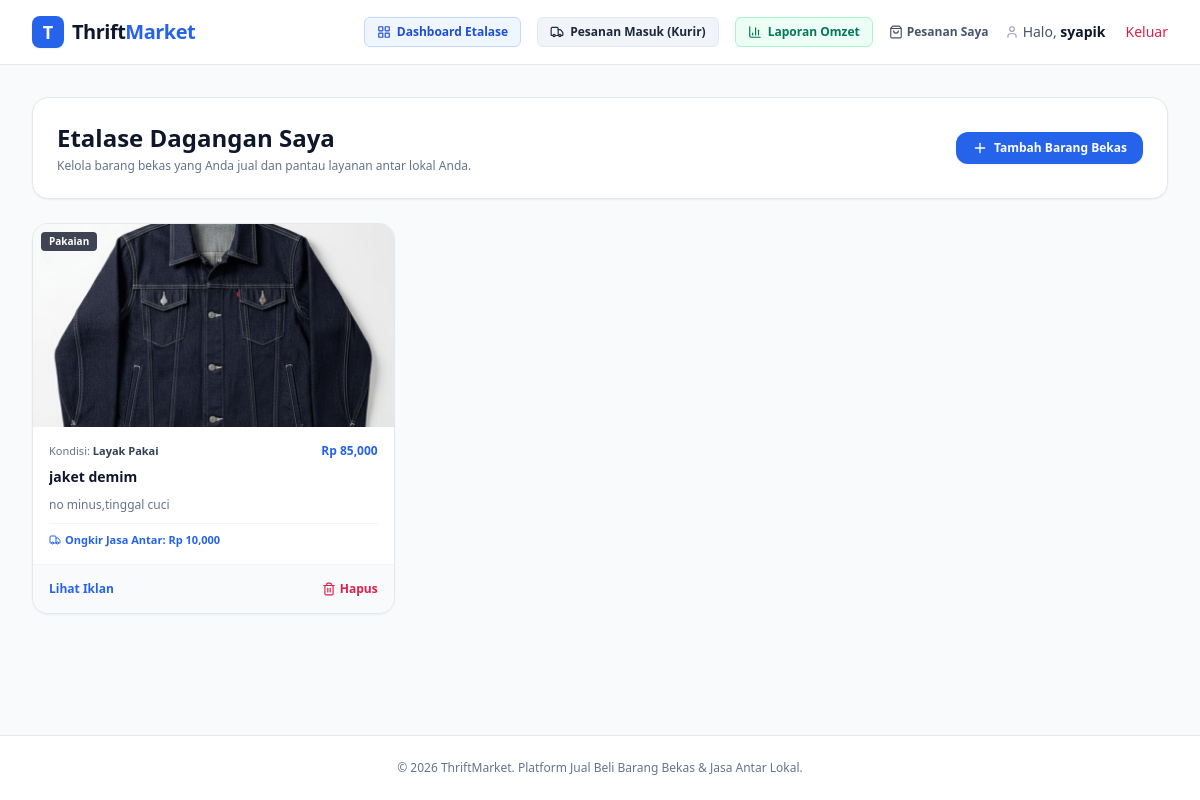
The app's page /seller/dashboard (signed in) with its own data.
### app/models/user.py (models this page shows, shortened)
class User(UserMixin, db.Model):
    __tablename__ = "users"
    id = db.Column(db.Integer, primary_key=True)
    name = db.Column(db.String(100), nullable=False)
    email = db.Column(db.String(120), unique=True, nullable=False, index=True)
    password_hash = db.Column(db.String(255), nullable=False)
    role = db.Column(db.String(20), default="buyer", nullable=False)  # 'buyer', 'seller', 'admin'
    phone = db.Column(db.String(20), nullable=True)
    address = db.Column(db.Text, nullable=True)
    created_at = db.Column(db.DateTime, default=datetime.utcnow)
    products = db.relationship("Product", backref="seller", lazy="dynamic", cascade="all, delete-orphan")
    orders_placed = db.relationship("Order", foreign_keys="Order.buyer_id", backref="buyer", lazy="dynamic")
    orders_received = db.relationship("Order", foreign_keys="Order.seller_id", backref="seller", lazy="dynamic")
    @property
    def is_seller(self):
        return self.role in ["seller", "admin"]

### app/models/product.py (models this page shows)
class Product(db.Model):
    __tablename__ = "products"
    id = db.Column(db.Integer, primary_key=True)
    seller_id = db.Column(db.Integer, db.ForeignKey("users.id"), nullable=False)
    title = db.Column(db.String(150), nullable=False, index=True)
    description = db.Column(db.Text, nullable=False)
    price = db.Column(db.Integer, nullable=False)  # Disimpan dalam satuan Rupiah integer
    condition = db.Column(db.String(50), nullable=False)  # Contoh: "Seperti Baru (9.5/10)", "Bekas Normal (8/10)"
    category = db.Column(db.String(50), nullable=False, index=True)
    image_filename = db.Column(db.String(255), default="default_product.jpg")
    is_sold = db.Column(db.Boolean, default=False, nullable=False)
    offers_delivery = db.Column(db.Boolean, default=True, nullable=False)
    delivery_fee = db.Column(db.Integer, default=0, nullable=False)  # Ongkos kirim jika ditangani penjual
    created_at = db.Column(db.DateTime, default=datetime.utcnow)

### app/routes/seller.py (the view)
@seller_bp.route("/dashboard")
@login_required
def dashboard():
    if not current_user.is_seller:
        flash("Akses hanya untuk akun penjual.", "danger")
        return redirect(url_for("marketplace.index"))
    products = Product.query.filter_by(seller_id=current_user.id).order_by(Product.created_at.desc()).all()
    return render_template("seller/dashboard.html", products=products)

### app/templates/seller/dashboard.html (shortened to what this page needs)
{% extends 'base.html' %}
{% block content %}
<div class="space-y-6">
    <div class="flex flex-col sm:flex-row justify-between items-start sm:items-center bg-white p-6 rounded-2xl border border-slate-200 shadow-sm gap-4">
        <div>
            <h1 class="text-2xl font-bold text-slate-900">Etalase Dagangan Saya</h1>
            <p class="text-xs text-slate-500 mt-1">Kelola barang bekas yang Anda jual dan pantau layanan antar lokal Anda.</p>
        </div>
        <div class="flex items-center gap-3">
            <a href="{{ url_for('seller.create_product') }}" class="px-4 py-2 bg-blue-600 hover:bg-blue-700 text-white text-xs font-bold rounded-xl shadow-sm transition inline-flex items-center gap-1.5">
                <i data-lucide="plus" class="w-4 h-4"></i> Tambah Barang Bekas
            </a>
        </div>
    </div>
    {% if products %}
        <div class="grid grid-cols-1 sm:grid-cols-2 lg:grid-cols-3 gap-6">
            {% for p in products %}
            <div class="bg-white rounded-2xl border border-slate-200 overflow-hidden shadow-sm flex flex-col justify-between">
                <div>
                    <div class="aspect-video bg-slate-100 overflow-hidden relative">
                        <img src="{{ url_for('static', filename='uploads/' + p.image_filename) }}"
                             alt="{{ p.title }}"
                             onerror="this.src='https://placehold.co/400x300?text=No+Photo'"
                             class="w-full h-full object-cover">
                        <span class="absolute top-2 left-2 bg-slate-900/80 text-white text-[10px] font-bold px-2 py-0.5 rounded backdrop-blur-sm">
                            {{ p.category }}
                        </span>
                    </div>
                    <div class="p-4 space-y-2">
                        <div class="flex items-center justify-between">
                            <span class="text-[11px] font-medium text-slate-500">Kondisi: <b class="text-slate-700">{{ p.condition }}</b></span>
                            <span class="text-xs font-bold text-blue-600">Rp {{ "{:,}".format(p.price) }}</span>
                        </div>
                        <h3 class="font-bold text-slate-900 text-sm line-clamp-1">{{ p.title }}</h3>
                        <p class="text-xs text-slate-500 line-clamp-2 leading-relaxed">{{ p.description }}</p>
                        <div class="pt-2 border-t border-slate-100 text-[11px]">
                            {% if p.offers_delivery %}
                                <span class="text-blue-600 font-semibold flex items-center gap-1">
                                    <i data-lucide="truck" class="w-3 h-3"></i> Ongkir Jasa Antar: Rp {{ "{:,}".format(p.delivery_fee) }}
                                </span>
                            {% else %}
                                <span class="text-slate-400 flex items-center gap-1">
                                    <i data-lucide="map-pin" class="w-3 h-3"></i> Hanya Ambil Sendiri
                                </span>
                            {% endif %}
                        </div>
                    </div>
                </div>
                <div class="p-4 bg-slate-50 border-t border-slate-100 flex items-center justify-between">
                    <a href="{{ url_for('marketplace.product_detail', product_id=p.id) }}" class="text-xs font-bold text-blue-600 hover:underline">
                        Lihat Iklan
                    </a>
                    <form method="POST" action="{{ url_for('seller.delete_product', product_id=p.id) }}" onsubmit="return confirm('Apakah Anda yakin ingin menghapus barang ini?');">
                        <button type="submit" class="text-xs font-bold text-rose-600 hover:text-rose-700 flex items-center gap-1">
                            <i data-lucide="trash-2" class="w-3.5 h-3.5"></i> Hapus
                        </button>
                    </form>
                </div>
            </div>
            {% endfor %}
        </div>
    {% endif %}
</div>
{% endblock %}

### app/templates/base.html (shortened to what this page needs)
<!DOCTYPE html>
<html lang="id" class="h-full bg-slate-50">
<head>
    <script src="https://cdn.tailwindcss.com"></script>
</head>
<body class="flex flex-col min-h-full font-sans antialiased text-slate-800 bg-slate-50">
    <header class="sticky top-0 z-50 bg-white/90 backdrop-blur-md border-b border-slate-200">
        <div class="max-w-7xl mx-auto px-4 sm:px-6 lg:px-8 h-16 flex items-center justify-between gap-4">
            <a href="{{ url_for('marketplace.index') }}" class="flex items-center gap-2">
                <span class="w-8 h-8 rounded-lg bg-blue-600 text-white flex items-center justify-center font-bold text-lg shadow-sm">T</span>
                <span class="font-extrabold text-xl tracking-tight text-slate-900">Thrift<span class="text-blue-600">Market</span></span>
            </a>
            <nav class="flex items-center gap-3 sm:gap-4">
                {% if current_user.is_authenticated %}
                    {% if current_user.is_seller %}
                        <a href="{{ url_for('seller.dashboard') }}" class="inline-flex items-center gap-1.5 px-3 py-1.5 rounded-md text-xs font-semibold bg-blue-50 text-blue-700 border border-blue-200 hover:bg-blue-100 transition">
                            <i data-lucide="layout-grid" class="w-3.5 h-3.5"></i> Dashboard Etalase
                        </a>
                        <a href="{{ url_for('order.seller_orders') }}" class="inline-flex items-center gap-1.5 px-3 py-1.5 rounded-md text-xs font-semibold bg-slate-100 text-slate-800 border border-slate-200 hover:bg-slate-200 transition">
                            <i data-lucide="truck" class="w-3.5 h-3.5"></i> Pesanan Masuk (Kurir)
                        </a>
                        <a href="{{ url_for('seller.reports') }}" class="inline-flex items-center gap-1.5 px-3 py-1.5 rounded-md text-xs font-semibold bg-emerald-50 text-emerald-700 border border-emerald-200 hover:bg-emerald-100 transition">
                            <i data-lucide="bar-chart-3" class="w-3.5 h-3.5"></i> Laporan Omzet
                        </a>
                    {% endif %}
                    <a href="{{ url_for('order.my_orders') }}" class="text-xs font-semibold text-slate-600 hover:text-blue-600 transition flex items-center gap-1">
                        <i data-lucide="shopping-bag" class="w-3.5 h-3.5"></i> Pesanan Saya
                    </a>
                    <a href="{{ url_for('auth.profile') }}" class="text-xs sm:text-sm font-medium text-slate-600 hover:text-blue-600 transition flex items-center gap-1">
                        <i data-lucide="user" class="w-3.5 h-3.5 text-slate-400"></i>
                        <span>Halo, <b class="text-slate-900">{{ current_user.name }}</b></span>
                    </a>
                    <a href="{{ url_for('auth.logout') }}" class="text-xs sm:text-sm text-rose-600 hover:text-rose-700 font-medium ml-1">Keluar</a>
                {% else %}
                    <a href="{{ url_for('auth.login') }}" class="text-sm font-semibold text-slate-700 hover:text-blue-600 transition">Masuk</a>
                    <a href="{{ url_for('auth.register') }}" class="text-sm font-semibold bg-blue-600 text-white px-4 py-2 rounded-lg hover:bg-blue-700 shadow-sm transition">Daftar</a>
                {% endif %}
            </nav>
        </div>
    </header>
    <main class="flex-1 max-w-7xl w-full mx-auto px-4 sm:px-6 lg:px-8 py-8">
        {% block content %}{% endblock %}
    </main>
    <footer class="bg-white border-t border-slate-200 py-6 mt-auto">
        <div class="max-w-7xl mx-auto px-4 text-center text-xs text-slate-500">
            &copy; 2026 ThriftMarket. Platform Jual Beli Barang Bekas & Jasa Antar Lokal.
        </div>
    </footer>
</body>
</html>

### records on screen
User: name "syapik"
Product: image_filename (picture), category "Pakaian", condition "Layak Pakai", price "85,000", title "jaket demim", description "no minus,tinggal cuci", delivery_fee "10,000"
